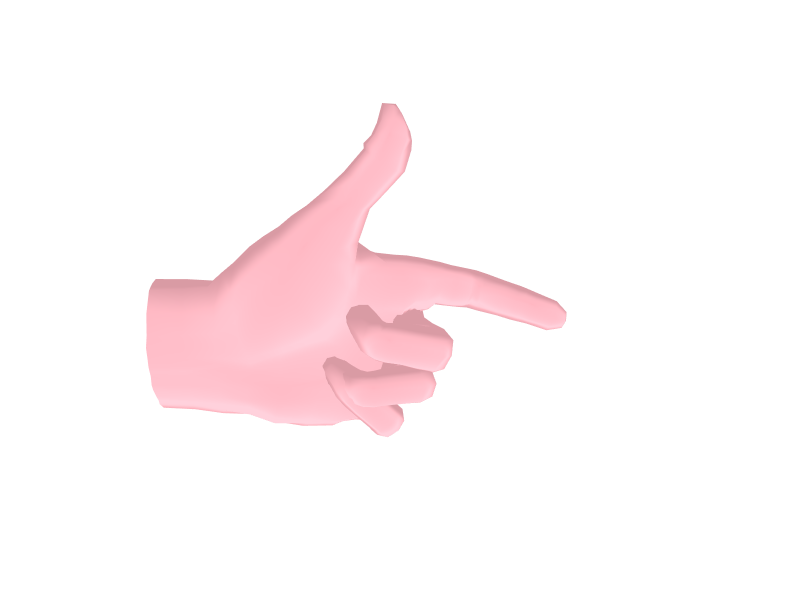

The cell this chart's notebook holds for it:
### Code cell
from emg2pose.utils import downsample
import numpy as np

joint_angles = data["joint_angles"]
joint_angles_30hz = downsample(joint_angles, native_fs=2000, target_fs=30)

assert not np.any(np.isnan(joint_angles_30hz))

visualization.plot_hand_mesh(joint_angles_30hz[100], auto_range=False)

### Figure 1 — Plotly figure (JSON) as saved in the notebook; plotly's stock layout.template omitted (floating-point values rounded to 4 significant figures; data arrays with more than 128 entries replaced by an {"elided": "..."} marker saying what was removed)
{"data": [{"color": "lightpink", "i": {"elided": "1544 int values"}, "j": {"elided": "1544 int values"}, "k": {"elided": "1544 int values"}, "lighting": {"ambient": 0.85, "diffuse": 0.2, "roughness": 1, "specular": 0.5}, "lightposition": {"x": 10, "y": -500, "z": -1}, "opacity": 1, "type": "mesh3d", "x": {"elided": "788 float values"}, "y": {"elided": "788 float values"}, "z": {"elided": "788 float values"}}], "layout": {"height": 600, "scene": {"aspectmode": "manual", "aspectratio": {"x": 1, "y": 0.6364, "z": 0.7727}, "camera": {"eye": {"x": -0.25, "y": -0.9, "z": 0.3}, "projection": {"type": "perspective"}}, "xaxis": {"range": [-20, 200], "showbackground": false, "showgrid": false, "showline": false, "showticklabels": false, "title": {"text": ""}, "zeroline": false}, "yaxis": {"range": [-100, 40], "showbackground": false, "showgrid": false, "showline": false, "showticklabels": false, "title": {"text": ""}, "zeroline": false}, "zaxis": {"range": [-70, 100], "showbackground": false, "showgrid": false, "showline": false, "showticklabels": false, "title": {"text": ""}, "zeroline": false}}, "width": 800}}
